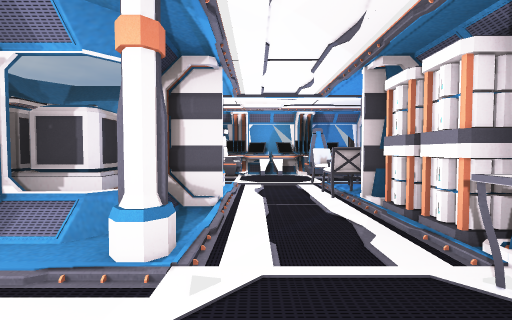
view 1 (above)

16 first-person views from a walk through a scene from a Unity 3-D project. The camera is 1.4 m above the floor, tilts 2° down and sees 90° across. Doors are open. The floor is counted in squares, 2 m on a side. Each view is taken from the middle of a square. On the plan, view 1 faces up. The plan holds only what a view shows up to about 9 squares ahead; the rest is blank. The place goes on beyond the plan. Some surface patterns are stand-ins.

view 2
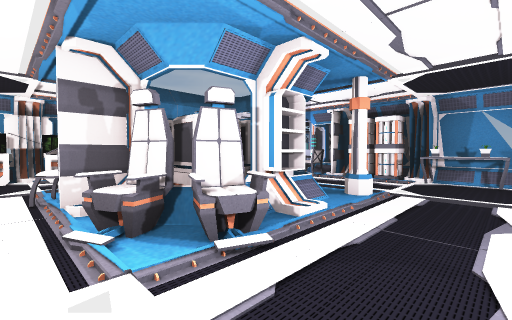

view 3
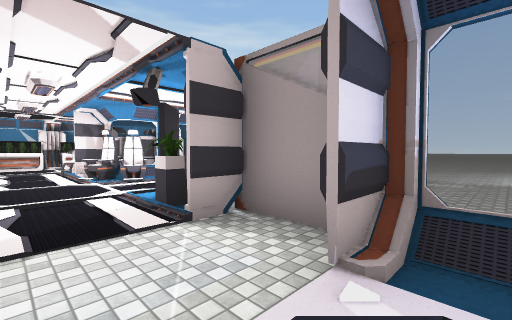

view 4
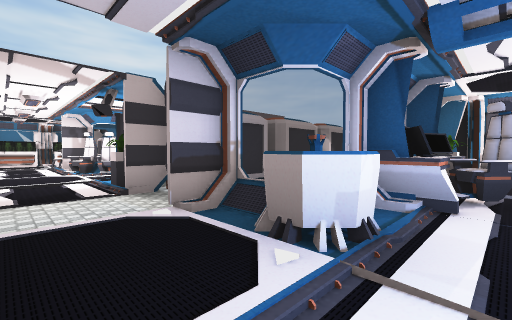

view 5
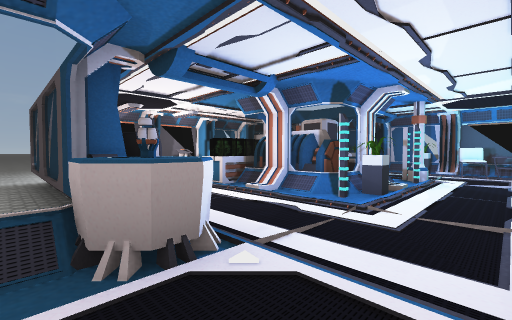

view 6
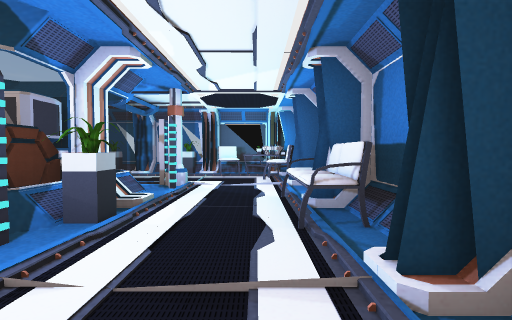

view 7
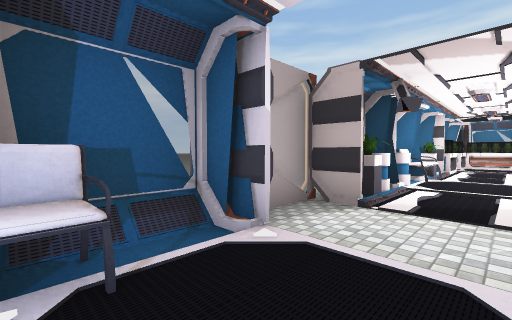

view 8
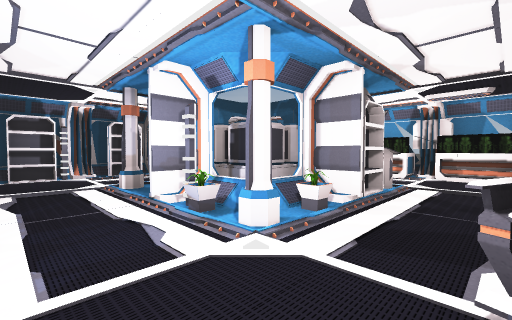

view 9
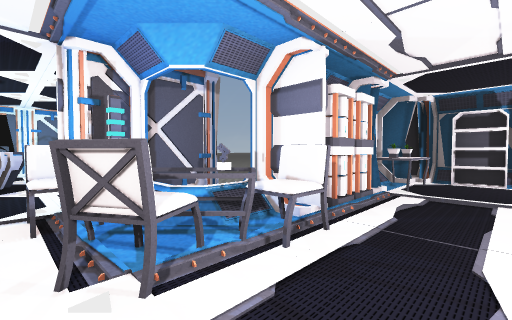

view 10
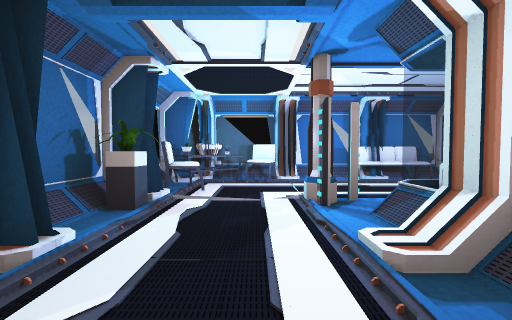

view 11
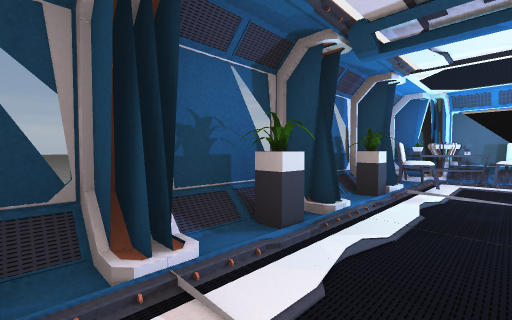

view 12
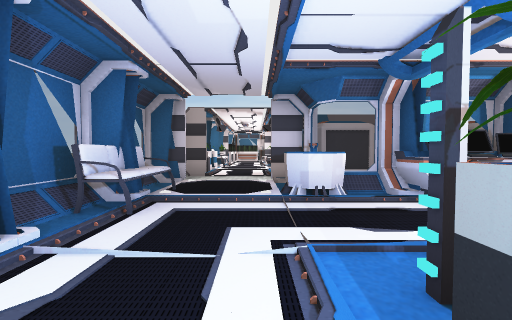

view 13
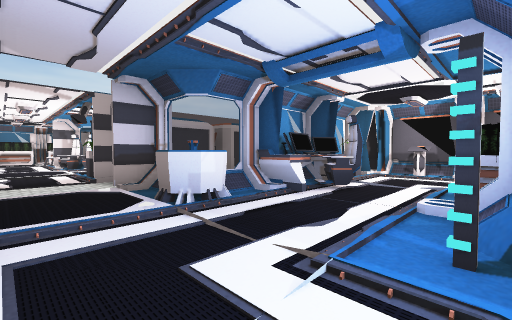

view 14
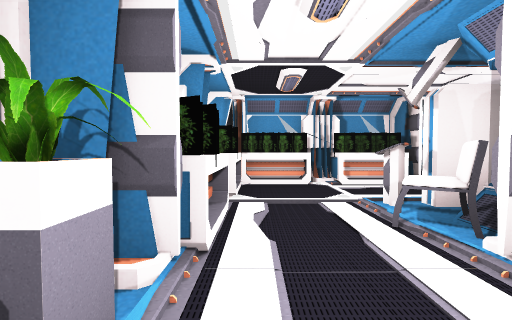

view 15
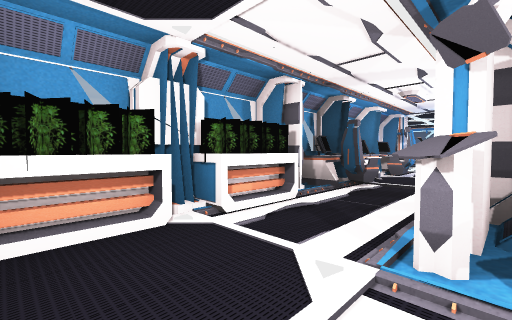

view 16
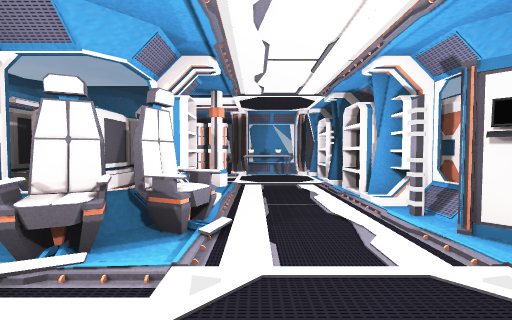

### Floor plan
Key: @ floor where view 1 was taken; # wall or solid block; . floor; / step, stairs or slope; D open door; = window, fence, low wall or low ledge; E desk; C chair; T table; L column; P plant; N container; S shelf; A console; R projector; F sofa; O other object.
Columns run from 8 left of view 1 to 4 right of it. Each row starts with its distance up from view 1.
  8   OSS##EEEE##
  7  #OOOODE..EDD
  6  #...DD..CTCD
  5  #..ASPL..T##
  4  ODDCNNPDC###
  3  #DD/NN/DD# #
  2  #..O/SL..#
  1  F.......O#
  0  O......@O#
 -1  O..OSS#S##
 -2 .#DDPNNNNNN
 -3 =.DD#NNNNNN.
 -4  #DD#  .....
 -5  /..======..
 -6  F..R/EE###.
 -7  F.....O..A
 -8  #........#
 -9  F..#==O  O
-10  F..PO O  #
-11  F..=ON
-12  #..L#/O
-13  CC......
-14  ORC.....
-15  ########

Where each view was taken, in squares from view 1:
view 1: 0 up, 0 right, facing up
view 2: 0 up, 5 left, facing up-right
view 3: 5 down, 6 left, facing up-right
view 4: 7 down, 6 left, facing up-right
view 5: 5 down, 6 left, facing down-right
view 6: 7 down, 6 left, facing down
view 7: 6 down, 5 left, facing up-left
view 8: 7 up, 1 right, facing down-left
view 9: 6 up, 0 right, facing down-right
view 10: 13 down, 1 left, facing left
view 11: 13 down, 0 right, facing down-left
view 12: 10 down, 5 left, facing up
view 13: 9 down, 6 left, facing up-right
view 14: 2 up, 6 left, facing up
view 15: 5 up, 6 left, facing up-right
view 16: 1 up, 6 left, facing right
